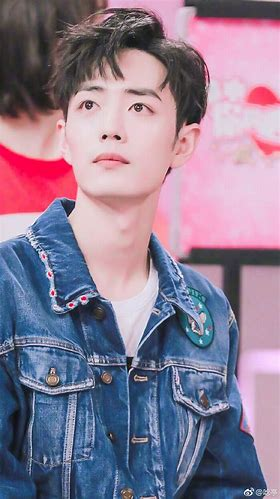
#> input picture 机器学习大作业/PCA/IMG/0/0.jpg, 280 x 499 px, given in place of 0, which was not available; the run also reads 1 picture not shown here
$ jupyter execute --allow-errors '草稿本.ipynb'
#> lines starting #> are read from the running program, lines starting #| are printed output that depends on the picture; pictures that were not available may be replaced by others from this repository, and a replacement may not be noted
[cell 1]
from PIL import Image
import numpy as np
import os
from sklearn.decomposition import PCA

[cell 2]
def ConvertToGrey(dataPath,savePath):
#> called with dataPath = 'IMG/', savePath = 'DataProcessed/'
    files = os.listdir(dataPath)
    for f in files:
        currentFile = dataPath+f
        saveFile = savePath+f
        img = Image.open(currentFile)
#> img is the input picture: PIL image 280x499 RGB; mean R, G, B 140.3, 124.5, 147
        imgGray = img.convert('L')
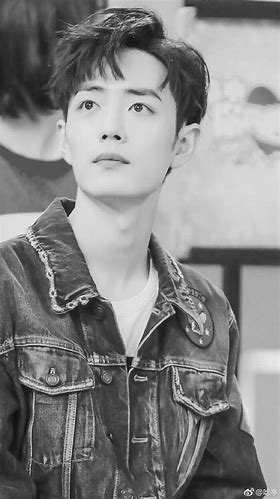
#> imgGray: PIL image 280x499 L; min 2, max 254, mean 131.8
        imgGray.save(saveFile)
#> pass 2 of the loop in ConvertToGrey, `for f in files:`:
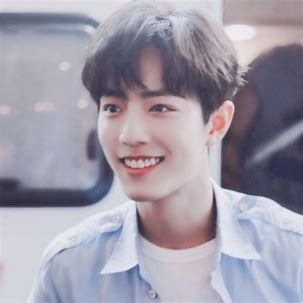
#> input picture 机器学习大作业/PCA/IMG/0/1.jpg, 303 x 303 px, given in place of 1, which was not available
#> in ConvertToGrey, img is the input picture: PIL image 303x303 RGB; mean R, G, B 159.6, 154.8, 168.3
#> in ConvertToGrey, `imgGray = img.convert('L')`:
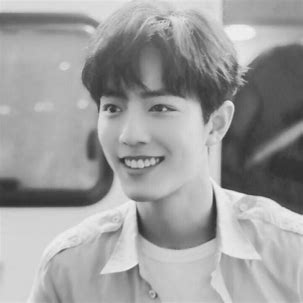
#> imgGray: PIL image 303x303 L; min 44, max 243, mean 157.8

[cell 3]
ConvertToGrey("IMG/","DataProcessed/")

#> (a cell that did not finish here is left out)

[cell 5]
def ImgPCA(path):
#> called with path = 'DataProcessed/train/'
    files = os.listdir(path)
    flag = 1
    for f in files:
        currentFile = path+f
        img = Image.open(currentFile)
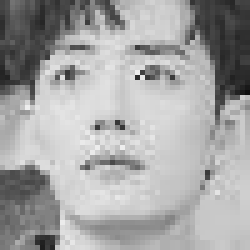
#> input picture 机器学习大作业/PCA/DataProcessed_Famous/train/0.jpg, 50 x 50 px, found by its file name (shown 5 times larger)
#> img is the input picture: PIL image 50x50 L; min 13, max 237, mean 164.7
        imgGray = img.convert('L')
        imgArray =  np.array(imgGray)
        if (flag == 1):
            flag = 0
            data = imgArray.reshape([1, -1])
        else:
            data = np.append(data, imgArray.reshape([1, -1]), axis = 0)
    print(data.shape)
#| (1, 2500)
    pca = PCA(n_components=12)
    res = pca.fit_transform(data)

    return res
#> (the rest of this cell did not finish here and is left out)

[cell 6]
def d_ou(v1,v2):  #np.dot(v1,v2) == np.sum(v1*v2)
    v1=np.array(v1)
    v2=np.array(v2)
    return np.sqrt(np.dot((v1-v2),(v1-v2)))
    #return np.sqrt(np.sum((v1-v2)*(v1-v2)))

[cell 7]
path = "DataProcessed/train/"
files = os.listdir(path)
flag = 1
for f in files:
    currentFile = path+f
    img = Image.open(currentFile)
    imgGray = img.convert('L')
    imgArray =  np.array(imgGray)
    if (flag == 1):
        flag = 0
        data = imgArray.reshape([1, -1])
    else:
        data = np.append(data, imgArray.reshape([1, -1]), axis = 0)
print(data.shape)
#| (1, 2500)
pca = PCA(n_components=20)
#> (the rest of this cell did not finish here and is left out)

#> (a cell that did not finish here is left out)

[cell 9]
pca=[]
files = os.listdir("DataProcessed/")
#> (the rest of this cell did not finish here and is left out)

#| (1, 91809)

[cell 10]
def ImgPCA(path):
    img = Image.open(path)
    imgGray = img.convert('L')
    imgArray =  np.array(imgGray)

    pca = PCA(n_components=3)
    res = pca.fit_transform(imgArray)
    return res.flatten()

[cell 11]
def d_cbxf(v1,v2):
    return np.max(np.abs(v1-v2))

[cell 12]
def d_cbxf(v1,v2):
    return np.max(np.abs(v1-v2))
#> (the rest of this cell did not finish here and is left out)

[cell 13]
img = Image.open('IMG/0.jpg')
imgGray = img.convert('L')
img =  np.array(imgGray)
print(img)
#> (printed output is left out)

[cell 14]
from sklearn.decomposition import PCA
pca = PCA(n_components=1)
z2_num = pca.fit_transform(img)
#> z2_num = 50 values, max 295.6 at index 30, min -425 at index 0, mean 1.59e-14
print(z2_num)
#> (printed output is left out)

[cell 15]
print(z2_num.shape)
#| (50, 1)

[cell 16]
from sklearn.datasets import fetch_lfw_people
from sklearn.decomposition import PCA
import matplotlib.pyplot as plt
import numpy as np

#> (a cell that did not finish here is left out)

#> (a cell that did not finish here is left out)

[cell 19]
fig,axes=plt.subplots(4,8,figsize=[10,5],subplot_kw={"xticks":[],"yticks":[]})
#> (the rest of this cell did not finish here and is left out)

#> (a cell that did not finish here is left out)

[cell 21]
import numpy as np
from sklearn.decomposition import PCA
from sklearn import datasets

y = np.array([[1,5,6],[4,3,9],[4,2,9],[4,7,2]])  # 四行三列
def pca(X,k):
#> called with X = array of shape (4, 3), k = 2
    n,m = X.shape
    mean = np.mean(X,axis=0)
    # print(mean)
    X_norm = X - mean
    # print(X_mean)
    # return None
    scatter_matrix = np.dot(X_norm.T,X_norm)
    eig_val, eig_vec = np.linalg.eig(scatter_matrix)
    #print(eig_val,"\n")
    #print(eig_vec,'\n')
    Ord_eig_val = np.flipud(np.argsort(eig_val))
    feature = []
    for i in range(k):
        feature.append(eig_vec[:,Ord_eig_val[i]])
    feature = np.array(feature)
    #print(feature)

    data = np.dot(X_norm,feature.T)
    return data

########################

#

print(pca(y,2),'\n')

PCA_1 = PCA(n_components=2)
print(PCA_1.fit_transform(y))
